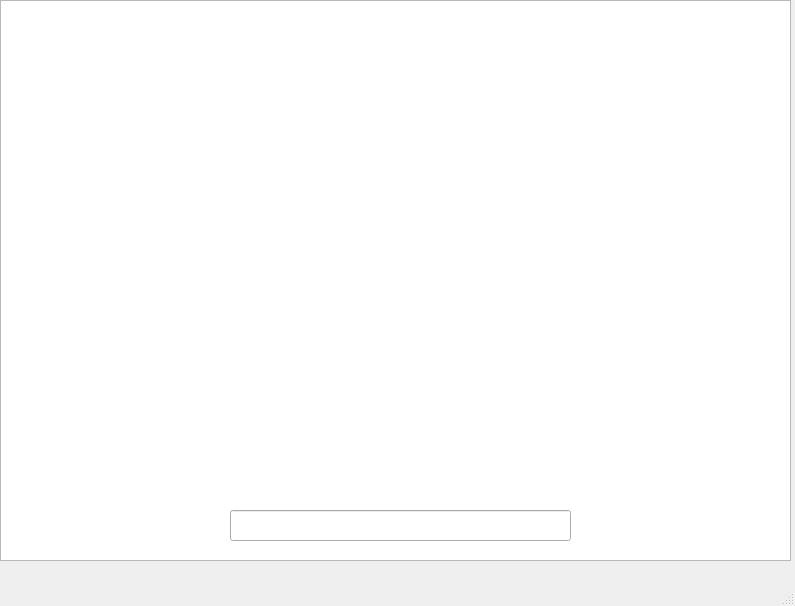
<?xml version="1.0" encoding="UTF-8"?>
<ui version="4.0">
 <class>Board</class>
 <widget class="QMainWindow" name="Board">
  <property name="enabled">
   <bool>true</bool>
  </property>
  <property name="geometry">
   <rect>
    <x>0</x>
    <y>0</y>
    <width>795</width>
    <height>606</height>
   </rect>
  </property>
  <property name="contextMenuPolicy">
   <enum>Qt::NoContextMenu</enum>
  </property>
  <property name="windowTitle">
   <string>Board</string>
  </property>
  <widget class="QWidget" name="centralwidget">
   <widget class="QGraphicsView" name="graphicsView">
    <property name="geometry">
     <rect>
      <x>0</x>
      <y>0</y>
      <width>791</width>
      <height>561</height>
     </rect>
    </property>
    <property name="acceptDrops">
     <bool>true</bool>
    </property>
   </widget>
   <widget class="QLineEdit" name="leGameMessage">
    <property name="geometry">
     <rect>
      <x>230</x>
      <y>510</y>
      <width>341</width>
      <height>31</height>
     </rect>
    </property>
   </widget>
  </widget>
  <widget class="QMenuBar" name="menubar">
   <property name="geometry">
    <rect>
     <x>0</x>
     <y>0</y>
     <width>795</width>
     <height>22</height>
    </rect>
   </property>
  </widget>
  <widget class="QStatusBar" name="statusbar"/>
 </widget>
 <resources/>
 <connections/>
</ui>
